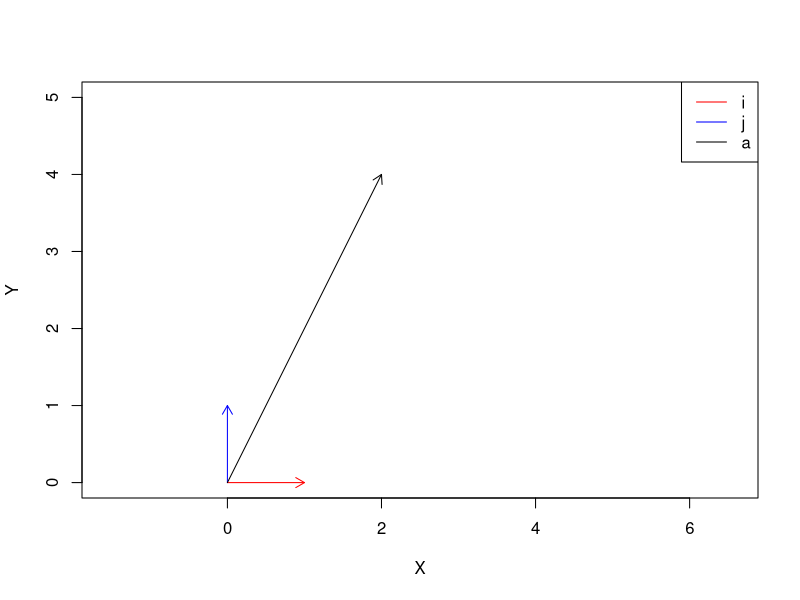
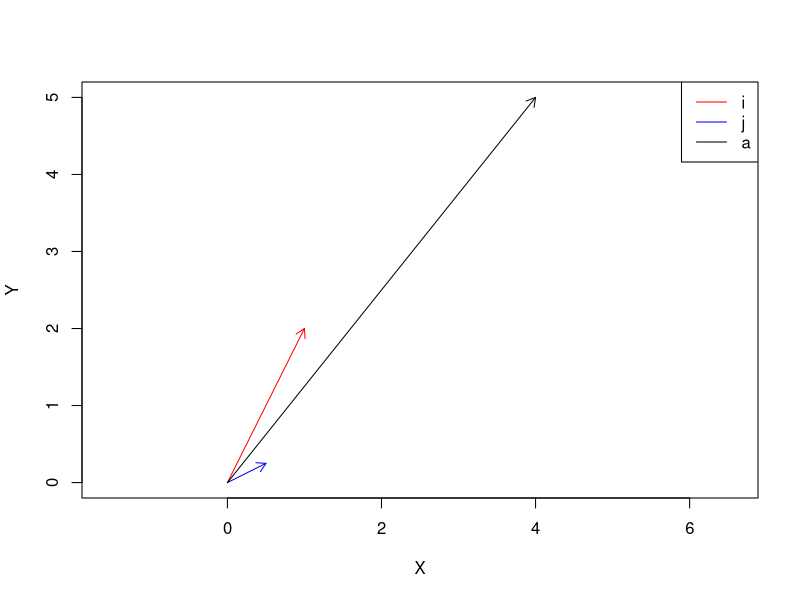
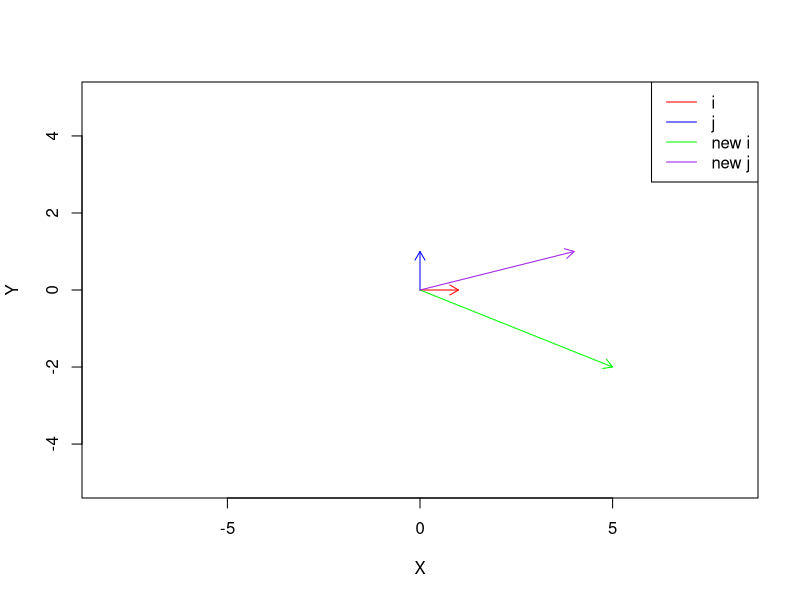
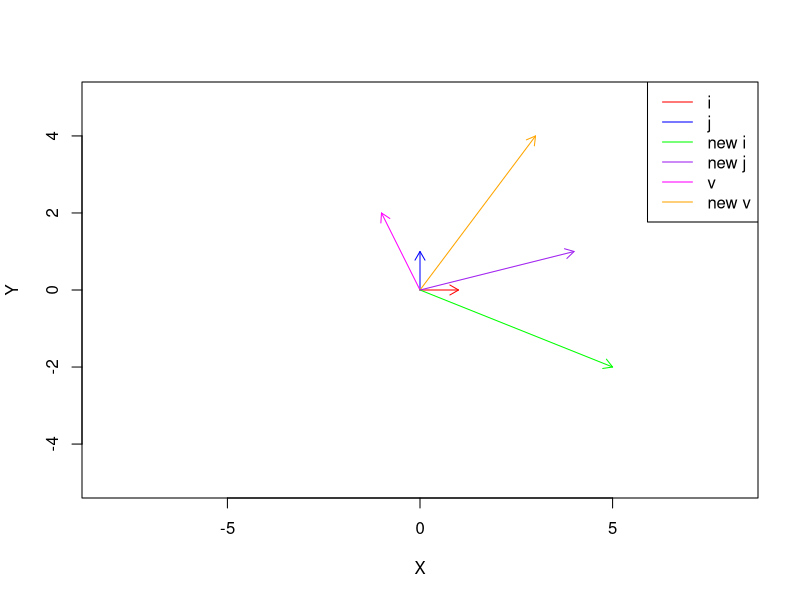
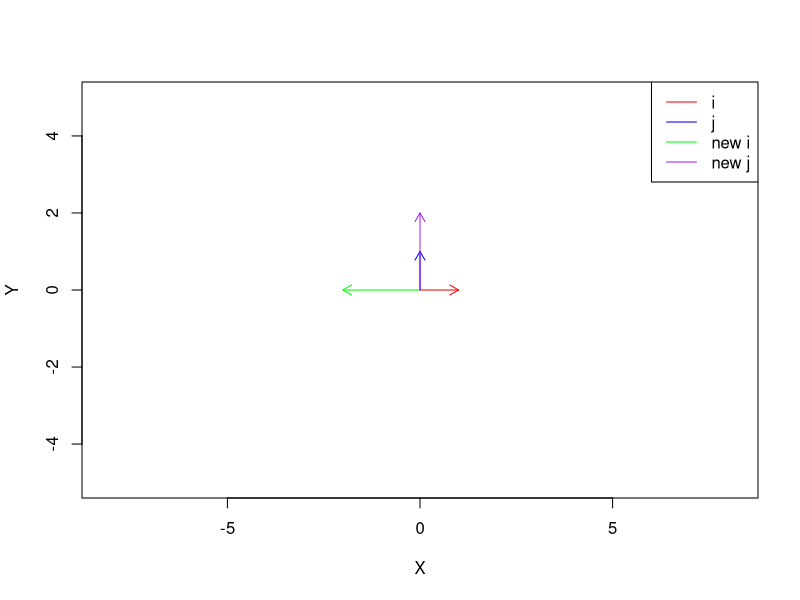
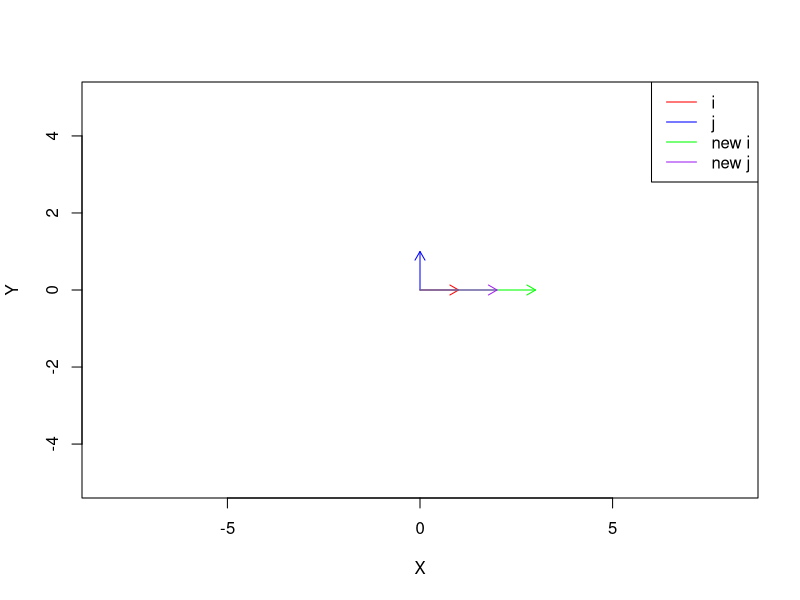
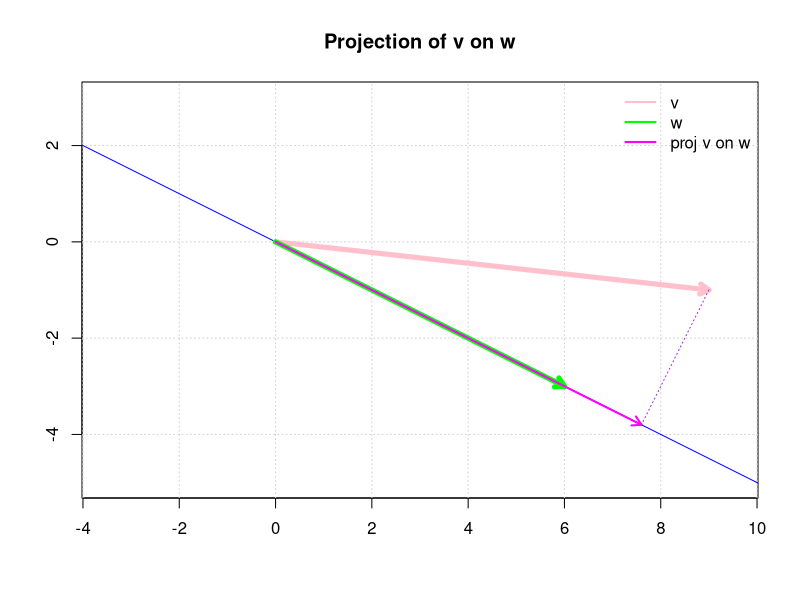

Generate these figures, in order, with R:
## ---- chunk 1
knitr::opts_chunk$set(echo = FALSE)
## ---- chunk 2
# Define basis vectors
i <- c(1, 0)
j <- c(0, 1)

# Define a vector a
a <- 2 * i + 4 * j

# Plot
plot(0, 0, xlim=c(0,5), ylim=c(0,5), type="n", xlab="X", ylab="Y", asp=1)
arrows(0, 0, i[1], i[2], col="red", length=0.1)
arrows(0, 0, j[1], j[2], col="blue", length=0.1)
arrows(0, 0, a[1], a[2], col="black", length=0.1)

legend("topright", legend=c("i", "j", "a"), col=c("red", "blue", "black"), lty=1)
## ---- chunk 3
i <- c(1,2)
j <- c(.5, .25) 

a <- 2 * i + 4 * j

plot(0, 0, xlim=c(0,5), ylim=c(0,5), type="n", xlab="X", ylab="Y", asp=1)
arrows(0, 0, i[1], i[2], col="red", length=0.1)
arrows(0, 0, j[1], j[2], col="blue", length=0.1)
arrows(0, 0, a[1], a[2], col="black", length=0.1)

legend("topright", legend=c("i", "j", "a"), col=c("red", "blue", "black"), lty=1)
## ---- chunk 4
T <- matrix(c(5,-2,4,1),byrow=FALSE, nrow=2)


i <- c(1,0)
j <- c(0,1)
ti <- c(5,-2)
tj <- c(4,1)


plot(0, 0, xlim=c(-5,5), ylim=c(-5,5), type="n", xlab="X", ylab="Y", asp=1)
arrows(0, 0, i[1], i[2], col="red", length=0.1)
arrows(0, 0, j[1], j[2], col="blue", length=0.1)
arrows(0, 0, ti[1], ti[2], col="green", length=0.1)
arrows(0, 0, tj[1], tj[2], col="purple", length=0.1)
legend("topright", legend=c("i", "j", "new i", "new j"), col=c("red", "blue", "green", "purple"), lty=1)
## ---- chunk 5
v <- -1 * i + 2* j 
nv <- T %*% v
  
  
plot(0, 0, xlim=c(-5,5), ylim=c(-5,5), type="n", xlab="X", ylab="Y", asp=1)
arrows(0, 0, i[1], i[2], col="red", length=0.1)
arrows(0, 0, j[1], j[2], col="blue", length=0.1)
arrows(0,0, v[1], v[2], col = "magenta", length=0.1)
arrows(0,0, nv[1], nv[2], col = "orange", length=0.1)
arrows(0, 0, ti[1], ti[2], col="green", length=0.1)
arrows(0, 0, tj[1], tj[2], col="purple", length=0.1)
legend("topright", legend=c("i", "j", "new i", "new j", "v", "new v"), col=c("red", "blue", "green", "purple", "magenta", "orange"), lty=1)
## ---- chunk 6
print("Transformation T:")
T
cat("\n")
print("-1 * T[,1] + 2 * T[,2]")
-1 * T[,1] + 2 * T[,2]

## ---- chunk 7
T <- matrix(c(-2,0,0,2), byrow=TRUE, ncol=2)
ni <- T %*% i
nj <- T %*% j 

plot(0,0, xlim = c(-5,5), ylim = c(-5,5), asp=1, type="n", xlab="X", ylab="Y")
arrows(0, 0, i[1], i[2], col="red", length=0.1)
arrows(0, 0, j[1], j[2], col="blue", length=0.1)
arrows(0,0, ni[1], ni[2], col = "green", length=0.1)
arrows(0,0, nj[1], nj[2], col = "purple", length=0.1)
legend("topright", legend=c("i", "j", "new i", "new j"), col=c("red", "blue", "green", "purple"), lty=1)

## ---- chunk 8
T <- matrix(c(3,2,0,0), byrow=TRUE, ncol=2)
ni <- T %*% i
nj <- T %*% j 

plot(0,0, xlim = c(-5,5), ylim = c(-5,5), asp=1, type="n", xlab="X", ylab="Y")
arrows(0, 0, i[1], i[2], col="red", length=0.1)
arrows(0, 0, j[1], j[2], col="blue", length=0.1)
arrows(0,0, ni[1], ni[2], col = "green", length=0.1)
arrows(0,0, nj[1], nj[2], col = "purple", length=0.1)
legend("topright", legend=c("i", "j", "new i", "new j"), col=c("red", "blue", "green", "purple"), lty=1)

## ---- chunk 9
# Define vectors
v <- c(9, -1)  # Substantially longer vector
w <- c(6, -3)

# Compute projection
proj_scalar <- sum(v * w) / sum(w * w)
proj <- proj_scalar * w

# Plot setup
plot(0, 0, type = "n", xlim = c(-1, 7), ylim = c(-5, 3),
     xlab = "", ylab = "", asp = 1, axes = TRUE)
grid()

# Draw span of w as a full line
slope <- w[2] / w[1]
abline(0, slope, col = "blue", lwd = 1)

# Draw v
arrows(0, 0, v[1], v[2], col = "pink", lwd = 5, length = 0.1)

#Draw w 
arrows(0, 0, w[1], w[2], col="green", lwd=5, length=0.1)

# Draw proj(v) on w
arrows(0, 0, proj[1], proj[2], col = "magenta", lwd = 2, length = 0.1)

# Draw perpendicular connection
segments(v[1], v[2], proj[1], proj[2], col = "purple", lty = 3)

# Add legend
legend("topright", legend = c("v", "w", "proj v on w"),
       col = c("pink", "green", "magenta"), lwd = 2, bty = "n")

title(main="Projection of v on w")

# print("Length of projected v:")
# sqrt(sum(proj^2))
# 
# print("Length of w:")
# sqrt(sum(w^2))
# print("Dot product:")
# sum(v*w)
